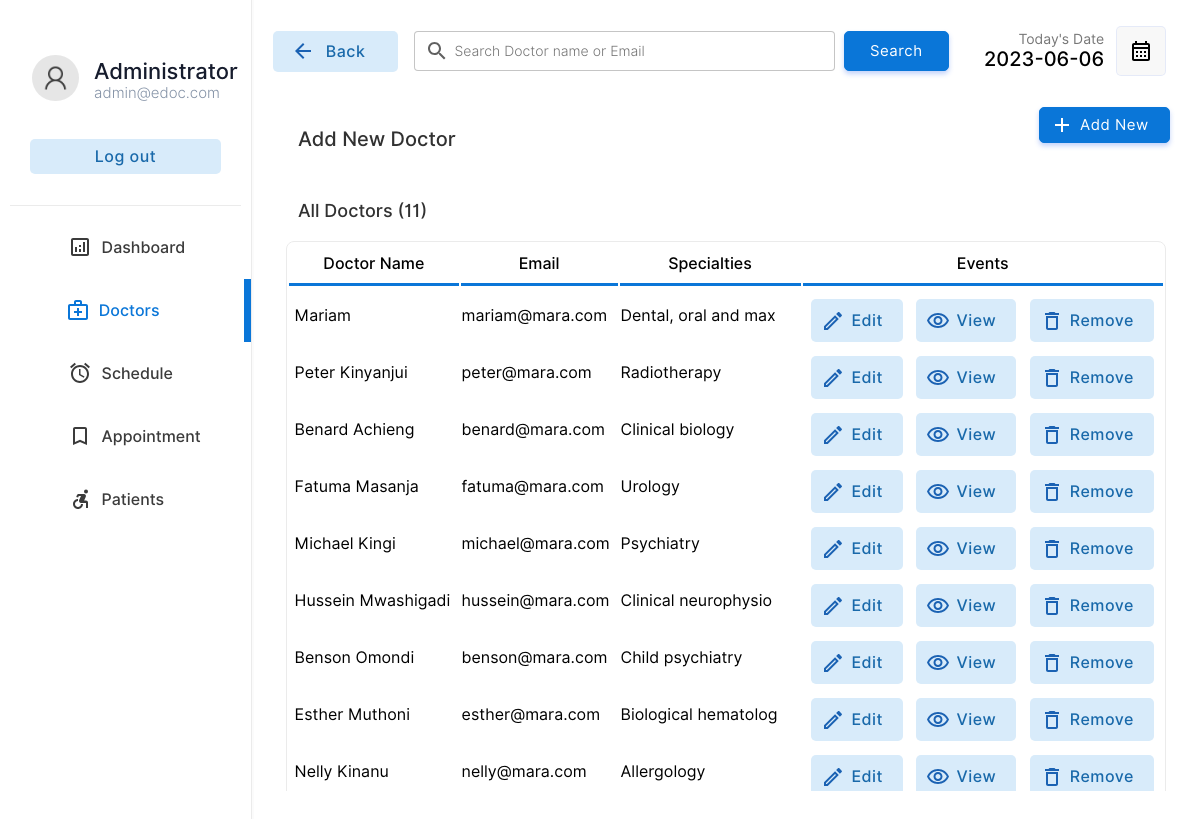
Screenshot of /doctor/doctors.php (signed in) with the database file from the repository.
### tables this page shows
CREATE TABLE `doctor` (
  `docid` int(11) NOT NULL,
  `docemail` varchar(255) DEFAULT NULL,
  `docname` varchar(255) DEFAULT NULL,
  `docpassword` varchar(255) DEFAULT NULL,
  `docnic` varchar(15) DEFAULT NULL,
  `doctel` varchar(15) DEFAULT NULL,
  `specialties` int(2) DEFAULT NULL
);

CREATE TABLE `specialties` (
  `id` int(2) NOT NULL,
  `sname` varchar(50) DEFAULT NULL
);

### doctor/doctors.php (the view, shortened to what this page needs)
<!DOCTYPE html>
<html lang="en">
<head>
    <link rel="stylesheet" href="../css/animations.css">
    <link rel="stylesheet" href="../css/main.css">
    <link rel="stylesheet" href="../css/admin.css">
</head>
<body>
    <?php
    include("../connection.php");
    ?>
    <div class="container">
        <div class="menu">
            <table class="menu-container" border="0">
                <tr>
                    <td style="padding:10px" colspan="2">
                        <table border="0" class="profile-container">
                            <tr>
                                <td width="30%" style="padding-left:20px" >
                                    <img src="../img/user.png" alt="" width="100%" style="border-radius:50%">
                                </td>
                                <td style="padding:0px;margin:0px;">
                                    <p class="profile-title">Administrator</p>
                                    <p class="profile-subtitle">admin@edoc.com</p>
                                </td>
                            </tr>
                            <tr>
                                <td colspan="2">
                                <a href="../logout.php" ><input type="button" value="Log out" class="logout-btn btn-primary-soft btn"></a>
                                </td>
                            </tr>
                    </table>
                    </td>
                </tr>
                <tr class="menu-row" >
                    <td class="menu-btn menu-icon-dashbord" >
                        <a href="index.php" class="non-style-link-menu"><div><p class="menu-text">Dashboard</p></a></div></a>
                <tr class="menu-row">
                    <td class="menu-btn menu-icon-doctor menu-active menu-icon-doctor-active">
                        <a href="doctors.php" class="non-style-link-menu non-style-link-menu-active"><div><p class="menu-text">Doctors</p></a></div>
                <tr class="menu-row" >
                    <td class="menu-btn menu-icon-schedule">
                        <a href="schedule.php" class="non-style-link-menu"><div><p class="menu-text">Schedule</p></div></a>
                    </td>
                </tr>
                <tr class="menu-row">
                    <td class="menu-btn menu-icon-appoinment">
                        <a href="appointment.php" class="non-style-link-menu"><div><p class="menu-text">Appointment</p></a></div>
                    </td>
                </tr>
                <tr class="menu-row" >
                    <td class="menu-btn menu-icon-patient">
                        <a href="patient.php" class="non-style-link-menu"><div><p class="menu-text">Patients</p></a></div>
                    </td>
                </tr>
        <div class="dash-body">
            <table border="0" width="100%" style=" border-spacing: 0;margin:0;padding:0;margin-top:25px; ">
                <tr >
                    <td width="13%">
                        <a href="doctors.php" ><button  class="login-btn btn-primary-soft btn btn-icon-back"  style="padding-top:11px;padding-bottom:11px;margin-left:20px;width:125px"><font class="tn-in-text">Back</font></button></a>
                    </td>
                    <td>
                        <form action="" method="post" class="header-search">
                            <input type="search" name="search" class="input-text header-searchbar" placeholder="Search Doctor name or Email" list="doctors">&nbsp;&nbsp;
                            <?php
                                $list11 = $database->query("select  docname,docemail from  doctor;");
?>
                            <input type="Submit" value="Search" class="login-btn btn-primary btn" style="padding-left: 25px;padding-right: 25px;padding-top: 10px;padding-bottom: 10px;">
                        </form>
                    </td>
                    <td width="15%">
                        <p style="font-size: 14px;color: rgb(119, 119, 119);padding: 0;margin: 0;text-align: right;">
                            Today's Date
                        </p>
                        <p class="heading-sub12" style="padding: 0;margin: 0;">
                            <?php
                        $date = date('Y-m-d');
                        echo $date;
                        ?>
                        </p>
                    </td>
                    <td width="10%">
                        <button  class="btn-label"  style="display: flex;justify-content: center;align-items: center;"><img src="../img/calendar.svg" width="100%"></button>
                    </td>
                </tr>
                <tr >
                    <td colspan="2" style="padding-top:30px;">
                        <p class="heading-main12" style="margin-left: 45px;font-size:20px;color:rgb(49, 49, 49)">Add New Doctor</p>
                    </td>
                    <td colspan="2">
                        <a href="?action=add&id=none&error=0" class="non-style-link"><button  class="login-btn btn-primary btn button-icon"  style="display: flex;justify-content: center;align-items: center;margin-left:75px;background-image: url('../img/icons/add.svg');">Add New</font></button>
                            </a></td>
                </tr>
                <tr>
                    <td colspan="4" style="padding-top:10px;">
                        <p class="heading-main12" style="margin-left: 45px;font-size:18px;color:rgb(49, 49, 49)">All Doctors (<?php echo $list11->num_rows; ?>)</p>
                    </td>
                </tr>
                <?php
                    if($_POST){
                        $keyword=$_POST["search"];
                        $sqlmain= "select * from doctor where docemail='$keyword' or docname='$keyword' or docname like '$keyword%' or docname like '%$keyword' or docname like '%$keyword%'";
                    }else{
                        $sqlmain= "select * from doctor order by docid desc";
                    }
                ?>
                <tr>
                   <td colspan="4">
                       <center>
                        <div class="abc scroll">
                        <table width="93%" class="sub-table scrolldown" border="0">
                        <thead>
                        <tr>
                                <th class="table-headin">
                                Doctor Name
                                </th>
                                <th class="table-headin">
                                    Email
                                </th>
                                <th class="table-headin">
                                    Specialties
                                </th>
                                <th class="table-headin">
                                    Events
                                </tr>
                        </thead>
                        <tbody>
                            <?php
                                $result= $database->query($sqlmain);
                                if($result->num_rows==0){
                                    echo '<tr>
                                    <td colspan="4">
                                    <br><br><br><br>
                                    <center>
                                    <img src="../img/notfound.svg" width="25%">
                                    <br>
                                    <p class="heading-main12" style="margin-left: 45px;font-size:20px;color:rgb(49, 49, 49)">We  couldnt find anything related to your keywords !</p>
                                    <a class="non-style-link" href="doctors.php"><button  class="login-btn btn-primary-soft btn"  style="display: flex;justify-content: center;align-items: center;margin-left:20px;">&nbsp; Show all Doctors &nbsp;</font></button>
                                    </a>
                                    </center>
                                    <br><br><br><br>
                                    </td>
                                    </tr>';
                                }
                                else{
                                for ( $x=0; $x<$result->num_rows;$x++){
                                    $row=$result->fetch_assoc();
                                    $docid=$row["docid"];
                                    $name=$row["docname"];
                                    $email=$row["docemail"];
                                    $spe=$row["specialties"];
                                    $spcil_res= $database->query("select sname from specialties where id='$spe'");
                                    $spcil_array= $spcil_res->fetch_assoc();
                                    $spcil_name=$spcil_array["sname"];
                                    echo '<tr>
                                        <td> &nbsp;'.
                                        substr($name,0,30)
                                        .'</td>
                                        <td>
                                        '.substr($email,0,20).'
                                        </td>
                                        <td>
                                            '.substr($spcil_name,0,20).'
                                        </td>
                                        <td>
                                        <div style="display:flex;justify-content: center;">
                                        <a href="?action=edit&id='.$docid.'&error=0" class="non-style-link"><button  class="btn-primary-soft btn button-icon btn-edit"  style="padding-left: 40px;padding-top: 12px;padding-bottom: 12px;margin-top: 10px;"><font class="tn-in-text">Edit</font></button></a>
                                        &nbsp;&nbsp;&nbsp;
                                        <a href="?action=view&id='.$docid.'" class="non-style-link"><button  class="btn-primary-soft btn button-icon btn-view"  style="padding-left: 40px;padding-top: 12px;padding-bottom: 12px;margin-top: 10px;"><font class="tn-in-text">View</font></button></a>
                                       &nbsp;&nbsp;&nbsp;
                                       <a href="?action=drop&id='.$docid.'&name='.$name.'" class="non-style-link"><button  class="btn-primary-soft btn button-icon btn-delete"  style="padding-left: 40px;padding-top: 12px;padding-bottom: 12px;margin-top: 10px;"><font class="tn-in-text">Remove</font></button></a>
                                        </div>
                                        </td>
                                    </tr>';
                                }
                            }
                            ?>
                            </tbody>
                        </table>
                        </div>
                        </center>
                   </td>
                </tr>
            </table>
        </div>
</body>
</html>

### css/main.css (style rules this page uses)
:root { --primarycolor: #0A76D8; --primarycolorhover: #006dd3; --btnice:#D8EBFA; --btnnicetext:#1b62b3; }
body { margin: 0; padding: 0; border-spacing: 0; font-family: 'Inter', sans-serif; }
.input-text { border-radius: 4px; border: 0.5px solid rgb(226, 226, 226); padding: 10px; width: 92%; transition: 0.2s; outline: none; }
.input-text { border: 1px solid #e9ecef; font-size: 14px; line-height: 26px; background-color: #fff; display: block; width: 100%; padding: .375rem .75rem; font-weight: 300; line-height: 1.5; color: #212529; background-color: #fff; background-clip: padding-box; -webkit-appearance: none; -moz-appearance: none; appearance: none; border-radius: .25rem; transition: border-color .15s ease-in-out,box-shadow .15s ease-in-out; }
.input-text::placeholder { font-family: 'Inter', sans-serif; }
.btn { cursor: pointer; padding: 8px 20px; outline: none; text-decoration: none; font-size: 15px; letter-spacing: 0.5px; transition: all 0.3s; border-radius: 5px; font-family: 'Inter', sans-serif; }
.btn-primary { background-color: var(--primarycolor) ; border: 1px solid var(--primarycolor) ; color: #fff ; box-shadow: 0 3px 5px 0 rgba(57,108,240,0.3); }
.btn-primary-soft { background-color: #D8EBFA ; color: #1969AA; font-weight: 500; font-size: 16px; border: none; }
.non-style-link:link, .non-style-link:visited, .non-style-link:hover, .non-style-link:active { text-decoration: none; color: rgb(43, 43, 43); }
.btn-label { margin-left: 10px; padding: 12px 12px; outline: none; text-decoration: none; font-size: 15px; letter-spacing: 0.5px; transition: all 0.3s; border-radius: 5px; background-color: #f0f0f073; border: 1px solid rgba(57,108,240,0.1) ; font-family: 'Inter', sans-serif; }
.sub-table { border: 1px solid #ebebeb; border-radius: 8px; }
.table-headin { font-size: 16px; font-weight: 500; padding: 10px; border-bottom: 3px solid var(--primarycolor); }
.abc { width: 100%; height: 550px; overflow: auto; }
input[type=search] { background-image: url('../img/search.svg'); background-position: 10px 50%; background-repeat: no-repeat; transition: 0.5s; padding: 8px 20px 8px 40px; }
.button-icon { background-position: 10px 50%; background-repeat: no-repeat; transition: 0.5s; padding: 8px 20px 8px 40px; }
.menu-btn { padding:6px; color: #3b3b3b; background-position: 30% 50%; background-repeat: no-repeat; transition: 0.5s; }
.menu-text { padding-left: 40%; font-weight: 500; font-size: 16px; }
.menu-active { color: var(--primarycolor); border-right: 7px solid var(--primarycolor); background-color: var(); }
.non-style-link-menu:link, .non-style-link-menu:visited, .non-style-link-menu:active { text-decoration: none; color: #3b3b3b; }
.non-style-link-menu-active:link, .non-style-link-menu-active:visited, .non-style-link-menu-active:active { text-decoration: none; color: var(--primarycolor); }
.menu-icon-dashbord { background-image: url('../img/icons/dashboard.svg'); }
.menu-icon-doctor { background-image: url('../img/icons/doctors.svg'); }
.menu-icon-schedule { background-image: url('../img/icons/schedule.svg'); }
.menu-icon-appoinment { background-image: url('../img/icons/book.svg'); }
.menu-icon-patient { background-image: url('../img/icons/patients.svg'); }
.menu-icon-doctor:hover,.menu-icon-doctor-active { color: var(--primarycolor); background-image: url('../img/icons/doctors-hover.svg'); }
.btn-icon-back { background-image: url('../img/icons/back-iceblue.svg'); background-position: 18px 50%; background-repeat: no-repeat; transition: 0.5s; padding: 8px 20px 8px 40px; }
.btn-edit { background-image: url('../img/icons/edit-iceblue.svg'); }
.btn-view { background-image: url('../img/icons/view-iceblue.svg'); }
.btn-delete { background-image: url('../img/icons/delete-iceblue.svg'); }

### doctor/doctors.php (style rules this page uses)
.sub-table { animation: transitionIn-Y-bottom 0.5s; }

### rows the page displays
doctor: docname "Mariam", docemail "mariam@mara.com", specialties.sname "Dental, oral and max"
doctor: docname "Peter Kinyanjui", docemail "peter@mara.com", specialties.sname "Radiotherapy"
doctor: docname "Benard Achieng", docemail "benard@mara.com", specialties.sname "Clinical biology"
doctor: docname "Fatuma Masanja", docemail "fatuma@mara.com", specialties.sname "Urology"
doctor: docname "Michael Kingi", docemail "michael@mara.com", specialties.sname "Psychiatry"
doctor: docname "Hussein Mwashigadi", docemail "hussein@mara.com", specialties.sname "Clinical neurophysio"
doctor: docname "Benson Omondi", docemail "benson@mara.com", specialties.sname "Child psychiatry"
doctor: docname "Esther Muthoni", docemail "esther@mara.com", specialties.sname "Biological hematolog"
doctor: docname "Nelly Kinanu", docemail "nelly@mara.com", specialties.sname "Allergology"

### other values shown
$list11->num_rows "11"
